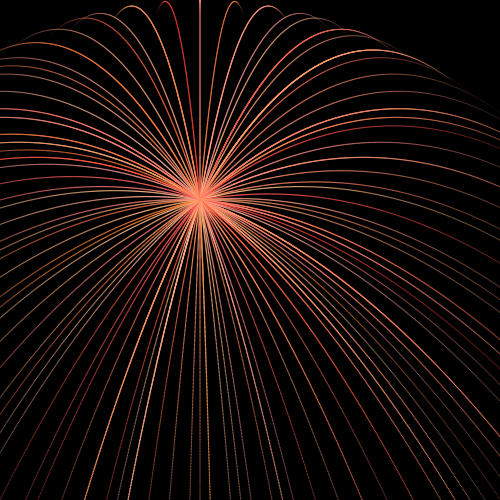
Frame 1 (no input)
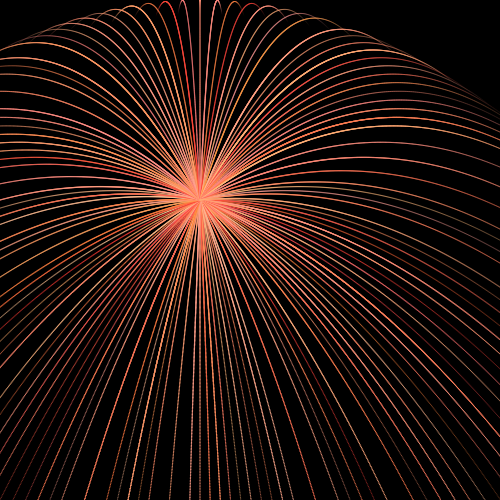
Frame 2 (the mouse pressed at the canvas centre, redrawn once)

The Processing sketch that drew these frames (run headless with seeded random() and noise(); the mouse was pressed at the canvas centre and the sketch redrawn once):

// Processing sketch: processing_11237
// ── processing_11237.pde

void setup() {
  size(500, 500);
  colorMode(HSB);
  smooth();
  noStroke();
  background(0);
  noLoop();
}

void draw() {
  translate(200, 200);
  float d = 1.5;
  float v0 = 20;
  for (int i = 0; i < 144 ; i += int(random(3))) {
    float h = random(20);
    float s = random(102);
    for (float t = 0.0; t < 100.0; t += 0.05) {
      fill(h, 102 + s, 255, 255 - t*10);
      ellipse(v0*t*cos(i*PI/72), 0.5*t*t+v0*t*sin(i*PI/72) , d-t/50, d-t/50);
    } 
  }
}
